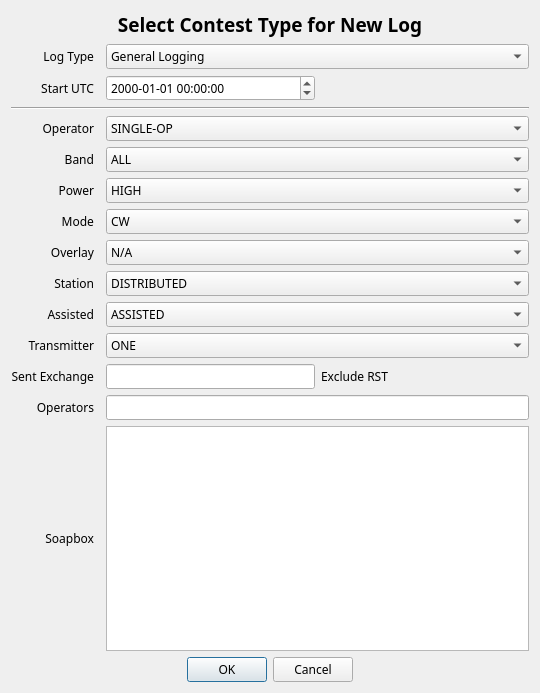
<?xml version="1.0" encoding="UTF-8"?>
<ui version="4.0">
 <class>Dialog</class>
 <widget class="QDialog" name="Dialog">
  <property name="geometry">
   <rect>
    <x>0</x>
    <y>0</y>
    <width>540</width>
    <height>693</height>
   </rect>
  </property>
  <property name="font">
   <font>
    <family>JetBrains Mono</family>
   </font>
  </property>
  <property name="windowTitle">
   <string>New Contest</string>
  </property>
  <layout class="QGridLayout" name="gridLayout">
   <item row="15" column="2" colspan="2">
    <widget class="QPlainTextEdit" name="soapbox">
     <property name="accessibleName">
      <string>Soap Box</string>
     </property>
     <property name="accessibleDescription">
      <string>The soap box</string>
     </property>
    </widget>
   </item>
   <item row="5" column="0">
    <widget class="QLabel" name="label_5">
     <property name="text">
      <string>Band</string>
     </property>
     <property name="alignment">
      <set>Qt::AlignRight|Qt::AlignTrailing|Qt::AlignVCenter</set>
     </property>
    </widget>
   </item>
   <item row="7" column="0">
    <widget class="QLabel" name="label_7">
     <property name="text">
      <string>Mode</string>
     </property>
     <property name="alignment">
      <set>Qt::AlignRight|Qt::AlignTrailing|Qt::AlignVCenter</set>
     </property>
    </widget>
   </item>
   <item row="2" column="0">
    <widget class="QLabel" name="label_3">
     <property name="text">
      <string>Start UTC</string>
     </property>
     <property name="alignment">
      <set>Qt::AlignRight|Qt::AlignTrailing|Qt::AlignVCenter</set>
     </property>
    </widget>
   </item>
   <item row="10" column="2" colspan="2">
    <widget class="QComboBox" name="assisted">
     <property name="accessibleName">
      <string>Assisted</string>
     </property>
     <property name="accessibleDescription">
      <string>Assisted category.</string>
     </property>
     <item>
      <property name="text">
       <string>ASSISTED</string>
      </property>
     </item>
     <item>
      <property name="text">
       <string>NON-ASSISTED</string>
      </property>
     </item>
    </widget>
   </item>
   <item row="12" column="2" rowspan="2">
    <widget class="QLineEdit" name="exchange">
     <property name="accessibleName">
      <string>Sent exchange</string>
     </property>
     <property name="accessibleDescription">
      <string>sent exchange, excluding r s t.</string>
     </property>
     <property name="styleSheet">
      <string notr="true">text-transform: uppercase;</string>
     </property>
    </widget>
   </item>
   <item row="7" column="2" colspan="2">
    <widget class="QComboBox" name="mode">
     <property name="accessibleName">
      <string>Operating mode</string>
     </property>
     <property name="accessibleDescription">
      <string>Mode category</string>
     </property>
     <item>
      <property name="text">
       <string>CW</string>
      </property>
     </item>
     <item>
      <property name="text">
       <string>SSB</string>
      </property>
     </item>
     <item>
      <property name="text">
       <string>RTTY</string>
      </property>
     </item>
     <item>
      <property name="text">
       <string>PSK</string>
      </property>
     </item>
     <item>
      <property name="text">
       <string>SSB+CW</string>
      </property>
     </item>
     <item>
      <property name="text">
       <string>DIGITAL</string>
      </property>
     </item>
     <item>
      <property name="text">
       <string>SSB+CW+DIGITAL</string>
      </property>
     </item>
     <item>
      <property name="text">
       <string>FM</string>
      </property>
     </item>
    </widget>
   </item>
   <item row="12" column="0" rowspan="2">
    <widget class="QLabel" name="label_12">
     <property name="text">
      <string>Sent Exchange</string>
     </property>
     <property name="alignment">
      <set>Qt::AlignRight|Qt::AlignTrailing|Qt::AlignVCenter</set>
     </property>
    </widget>
   </item>
   <item row="9" column="0">
    <widget class="QLabel" name="label_9">
     <property name="text">
      <string>Station</string>
     </property>
     <property name="alignment">
      <set>Qt::AlignRight|Qt::AlignTrailing|Qt::AlignVCenter</set>
     </property>
    </widget>
   </item>
   <item row="0" column="0" colspan="4">
    <widget class="QLabel" name="title">
     <property name="font">
      <font>
       <family>JetBrains Mono</family>
       <pointsize>14</pointsize>
       <bold>true</bold>
      </font>
     </property>
     <property name="text">
      <string>Select Contest Type for New Log</string>
     </property>
     <property name="alignment">
      <set>Qt::AlignCenter</set>
     </property>
    </widget>
   </item>
   <item row="1" column="2" colspan="2">
    <widget class="QComboBox" name="contest">
     <property name="accessibleName">
      <string>Contest Selector</string>
     </property>
     <property name="accessibleDescription">
      <string>Contest or log type.</string>
     </property>
     <item>
      <property name="text">
       <string>General Logging</string>
      </property>
     </item>
     <item>
      <property name="text">
       <string>10 10 FALL CW</string>
      </property>
     </item>
     <item>
      <property name="text">
       <string>10 10 SPRING CW</string>
      </property>
     </item>
     <item>
      <property name="text">
       <string>10 10 SUMMER PHONE</string>
      </property>
     </item>
     <item>
      <property name="text">
       <string>10 10 WINTER PHONE</string>
      </property>
     </item>
     <item>
      <property name="text">
       <string>ARRL 10M</string>
      </property>
     </item>
     <item>
      <property name="text">
       <string>ARRL DX CW</string>
      </property>
     </item>
     <item>
      <property name="text">
       <string>ARRL DX SSB</string>
      </property>
     </item>
     <item>
      <property name="text">
       <string>ARRL FIELD DAY</string>
      </property>
     </item>
     <item>
      <property name="text">
       <string>ARRL SS CW</string>
      </property>
     </item>
     <item>
      <property name="text">
       <string>ARRL SS PHONE</string>
      </property>
     </item>
     <item>
      <property name="text">
       <string>ARRL VHF JAN</string>
      </property>
     </item>
     <item>
      <property name="text">
       <string>ARRL VHF JUN</string>
      </property>
     </item>
     <item>
      <property name="text">
       <string>ARRL VHF SEP</string>
      </property>
     </item>
     <item>
      <property name="text">
       <string>CANADA DAY</string>
      </property>
     </item>
     <item>
      <property name="text">
       <string>CQ 160 CW</string>
      </property>
     </item>
     <item>
      <property name="text">
       <string>CQ 160 SSB</string>
      </property>
     </item>
     <item>
      <property name="text">
       <string>CQ WPX CW</string>
      </property>
     </item>
     <item>
      <property name="text">
       <string>CQ WPX SSB</string>
      </property>
     </item>
     <item>
      <property name="text">
       <string>CQ WW CW</string>
      </property>
     </item>
     <item>
      <property name="text">
       <string>CQ WW SSB</string>
      </property>
     </item>
     <item>
      <property name="text">
       <string>CWT</string>
      </property>
     </item>
     <item>
      <property name="text">
       <string>HELVETIA</string>
      </property>
     </item>
     <item>
      <property name="text">
       <string>ICWC MST</string>
      </property>
     </item>
     <item>
      <property name="text">
       <string>IARU HF</string>
      </property>
     </item>
     <item>
      <property name="text">
       <string>JIDX CW</string>
      </property>
     </item>
     <item>
      <property name="text">
       <string>JIDX PH</string>
      </property>
     </item>
     <item>
      <property name="text">
       <string>K1USN SST</string>
      </property>
     </item>
     <item>
      <property name="text">
       <string>NAQP CW</string>
      </property>
     </item>
     <item>
      <property name="text">
       <string>NAQP SSB</string>
      </property>
     </item>
     <item>
      <property name="text">
       <string>PHONE WEEKLY TEST</string>
      </property>
     </item>
     <item>
      <property name="text">
       <string>POTA</string>
      </property>
     </item>
     <item>
      <property name="text">
       <string>STEW PERRY TOPBAND</string>
      </property>
     </item>
     <item>
      <property name="text">
       <string>WEEKLY RTTY</string>
      </property>
     </item>
     <item>
      <property name="text">
       <string>WINTER FIELD DAY</string>
      </property>
     </item>
    </widget>
   </item>
   <item row="2" column="2">
    <widget class="QDateTimeEdit" name="dateTimeEdit">
     <property name="accessibleName">
      <string>Start of contest Date and U T C Time</string>
     </property>
     <property name="time">
      <time>
       <hour>0</hour>
       <minute>0</minute>
       <second>0</second>
      </time>
     </property>
     <property name="maximumDateTime">
      <datetime>
       <hour>7</hour>
       <minute>59</minute>
       <second>59</second>
       <year>10000</year>
       <month>1</month>
       <day>1</day>
      </datetime>
     </property>
     <property name="currentSection">
      <enum>QDateTimeEdit::YearSection</enum>
     </property>
     <property name="displayFormat">
      <string>yyyy-MM-dd HH:mm:ss</string>
     </property>
     <property name="timeSpec">
      <enum>Qt::UTC</enum>
     </property>
    </widget>
   </item>
   <item row="8" column="0">
    <widget class="QLabel" name="label_8">
     <property name="text">
      <string>Overlay</string>
     </property>
     <property name="alignment">
      <set>Qt::AlignRight|Qt::AlignTrailing|Qt::AlignVCenter</set>
     </property>
    </widget>
   </item>
   <item row="14" column="0">
    <widget class="QLabel" name="label_13">
     <property name="text">
      <string>Operators</string>
     </property>
     <property name="alignment">
      <set>Qt::AlignRight|Qt::AlignTrailing|Qt::AlignVCenter</set>
     </property>
    </widget>
   </item>
   <item row="10" column="0">
    <widget class="QLabel" name="label_10">
     <property name="text">
      <string>Assisted</string>
     </property>
     <property name="alignment">
      <set>Qt::AlignRight|Qt::AlignTrailing|Qt::AlignVCenter</set>
     </property>
    </widget>
   </item>
   <item row="1" column="0">
    <widget class="QLabel" name="label_2">
     <property name="text">
      <string>Log Type</string>
     </property>
     <property name="alignment">
      <set>Qt::AlignRight|Qt::AlignTrailing|Qt::AlignVCenter</set>
     </property>
    </widget>
   </item>
   <item row="2" column="3">
    <spacer name="horizontalSpacer">
     <property name="orientation">
      <enum>Qt::Horizontal</enum>
     </property>
     <property name="sizeHint" stdset="0">
      <size>
       <width>40</width>
       <height>20</height>
      </size>
     </property>
    </spacer>
   </item>
   <item row="4" column="2" colspan="2">
    <widget class="QComboBox" name="operator_class">
     <property name="accessibleName">
      <string>Operator Category</string>
     </property>
     <property name="accessibleDescription">
      <string>Operator category.</string>
     </property>
     <item>
      <property name="text">
       <string>SINGLE-OP</string>
      </property>
     </item>
     <item>
      <property name="text">
       <string>MULTI-OP</string>
      </property>
     </item>
     <item>
      <property name="text">
       <string>CHECKLOG</string>
      </property>
     </item>
    </widget>
   </item>
   <item row="6" column="2" colspan="2">
    <widget class="QComboBox" name="power">
     <property name="accessibleName">
      <string>Power Category</string>
     </property>
     <property name="accessibleDescription">
      <string>Power category</string>
     </property>
     <item>
      <property name="text">
       <string>HIGH</string>
      </property>
     </item>
     <item>
      <property name="text">
       <string>LOW</string>
      </property>
     </item>
     <item>
      <property name="text">
       <string>QRP</string>
      </property>
     </item>
    </widget>
   </item>
   <item row="11" column="0">
    <widget class="QLabel" name="label_11">
     <property name="text">
      <string>Transmitter</string>
     </property>
     <property name="alignment">
      <set>Qt::AlignRight|Qt::AlignTrailing|Qt::AlignVCenter</set>
     </property>
    </widget>
   </item>
   <item row="15" column="0">
    <widget class="QLabel" name="label_14">
     <property name="text">
      <string>Soapbox</string>
     </property>
     <property name="alignment">
      <set>Qt::AlignRight|Qt::AlignTrailing|Qt::AlignVCenter</set>
     </property>
    </widget>
   </item>
   <item row="6" column="0">
    <widget class="QLabel" name="label_6">
     <property name="text">
      <string>Power</string>
     </property>
     <property name="alignment">
      <set>Qt::AlignRight|Qt::AlignTrailing|Qt::AlignVCenter</set>
     </property>
    </widget>
   </item>
   <item row="11" column="2" colspan="2">
    <widget class="QComboBox" name="transmitter">
     <property name="accessibleName">
      <string>Transmitter</string>
     </property>
     <property name="accessibleDescription">
      <string>Transmitter category.</string>
     </property>
     <item>
      <property name="text">
       <string>ONE</string>
      </property>
     </item>
     <item>
      <property name="text">
       <string>TWO</string>
      </property>
     </item>
     <item>
      <property name="text">
       <string>LIMITED</string>
      </property>
     </item>
     <item>
      <property name="text">
       <string>UNLIMITED</string>
      </property>
     </item>
     <item>
      <property name="text">
       <string>SWL</string>
      </property>
     </item>
    </widget>
   </item>
   <item row="5" column="2" colspan="2">
    <widget class="QComboBox" name="band">
     <property name="accessibleName">
      <string>Band Category</string>
     </property>
     <property name="accessibleDescription">
      <string>Band category.</string>
     </property>
     <item>
      <property name="text">
       <string>ALL</string>
      </property>
     </item>
     <item>
      <property name="text">
       <string>160M</string>
      </property>
     </item>
     <item>
      <property name="text">
       <string>80M</string>
      </property>
     </item>
     <item>
      <property name="text">
       <string>40M</string>
      </property>
     </item>
     <item>
      <property name="text">
       <string>20M</string>
      </property>
     </item>
     <item>
      <property name="text">
       <string>15M</string>
      </property>
     </item>
     <item>
      <property name="text">
       <string>10M</string>
      </property>
     </item>
     <item>
      <property name="text">
       <string>6M</string>
      </property>
     </item>
     <item>
      <property name="text">
       <string>2M</string>
      </property>
     </item>
     <item>
      <property name="text">
       <string>222</string>
      </property>
     </item>
     <item>
      <property name="text">
       <string>432</string>
      </property>
     </item>
     <item>
      <property name="text">
       <string>902</string>
      </property>
     </item>
     <item>
      <property name="text">
       <string>1.2G</string>
      </property>
     </item>
     <item>
      <property name="text">
       <string>2.3G</string>
      </property>
     </item>
     <item>
      <property name="text">
       <string>3.4G</string>
      </property>
     </item>
     <item>
      <property name="text">
       <string>5.7G</string>
      </property>
     </item>
     <item>
      <property name="text">
       <string>10G</string>
      </property>
     </item>
     <item>
      <property name="text">
       <string>24G</string>
      </property>
     </item>
     <item>
      <property name="text">
       <string>47G</string>
      </property>
     </item>
     <item>
      <property name="text">
       <string>75G</string>
      </property>
     </item>
     <item>
      <property name="text">
       <string>119G</string>
      </property>
     </item>
     <item>
      <property name="text">
       <string>142G</string>
      </property>
     </item>
     <item>
      <property name="text">
       <string>241G</string>
      </property>
     </item>
     <item>
      <property name="text">
       <string>LIGHT</string>
      </property>
     </item>
     <item>
      <property name="text">
       <string>VHF-3-BAND</string>
      </property>
     </item>
     <item>
      <property name="text">
       <string>VHF-FM-ONLY</string>
      </property>
     </item>
    </widget>
   </item>
   <item row="12" column="3" rowspan="2">
    <widget class="QLabel" name="label_15">
     <property name="text">
      <string>Exclude RST</string>
     </property>
    </widget>
   </item>
   <item row="8" column="2" colspan="2">
    <widget class="QComboBox" name="overlay">
     <property name="accessibleName">
      <string>Overlay category</string>
     </property>
     <property name="accessibleDescription">
      <string>Overlay category</string>
     </property>
     <item>
      <property name="text">
       <string>N/A</string>
      </property>
     </item>
     <item>
      <property name="text">
       <string>CLASSIC</string>
      </property>
     </item>
     <item>
      <property name="text">
       <string>NOVICE-TECH</string>
      </property>
     </item>
     <item>
      <property name="text">
       <string>OVER-50</string>
      </property>
     </item>
     <item>
      <property name="text">
       <string>ROOKIE</string>
      </property>
     </item>
     <item>
      <property name="text">
       <string>TB-WIRES</string>
      </property>
     </item>
     <item>
      <property name="text">
       <string>YOUTH</string>
      </property>
     </item>
     <item>
      <property name="text">
       <string>YL</string>
      </property>
     </item>
    </widget>
   </item>
   <item row="14" column="2" colspan="2">
    <widget class="QLineEdit" name="operators">
     <property name="accessibleName">
      <string>Operators</string>
     </property>
     <property name="accessibleDescription">
      <string>operators in contest.</string>
     </property>
     <property name="styleSheet">
      <string notr="true">text-transform: uppercase;</string>
     </property>
    </widget>
   </item>
   <item row="4" column="0">
    <widget class="QLabel" name="label_4">
     <property name="text">
      <string>Operator</string>
     </property>
     <property name="alignment">
      <set>Qt::AlignRight|Qt::AlignTrailing|Qt::AlignVCenter</set>
     </property>
    </widget>
   </item>
   <item row="9" column="2" colspan="2">
    <widget class="QComboBox" name="station">
     <property name="accessibleName">
      <string>Station type</string>
     </property>
     <property name="accessibleDescription">
      <string>Station type.</string>
     </property>
     <item>
      <property name="text">
       <string>DISTRIBUTED</string>
      </property>
     </item>
     <item>
      <property name="text">
       <string>EXPEDITION</string>
      </property>
     </item>
     <item>
      <property name="text">
       <string>FIXED</string>
      </property>
     </item>
     <item>
      <property name="text">
       <string>HQ</string>
      </property>
     </item>
     <item>
      <property name="text">
       <string>MOBILE</string>
      </property>
     </item>
     <item>
      <property name="text">
       <string>PORTABLE</string>
      </property>
     </item>
     <item>
      <property name="text">
       <string>ROVER</string>
      </property>
     </item>
     <item>
      <property name="text">
       <string>ROVER-LIMITED</string>
      </property>
     </item>
     <item>
      <property name="text">
       <string>ROVER-UNLIMITED</string>
      </property>
     </item>
     <item>
      <property name="text">
       <string>SCHOOL</string>
      </property>
     </item>
    </widget>
   </item>
   <item row="16" column="0" colspan="4">
    <widget class="QDialogButtonBox" name="buttonBox">
     <property name="orientation">
      <enum>Qt::Horizontal</enum>
     </property>
     <property name="standardButtons">
      <set>QDialogButtonBox::StandardButton::Cancel|QDialogButtonBox::StandardButton::Ok</set>
     </property>
     <property name="centerButtons">
      <bool>true</bool>
     </property>
    </widget>
   </item>
   <item row="3" column="0" colspan="4">
    <widget class="Line" name="line">
     <property name="minimumSize">
      <size>
       <width>0</width>
       <height>0</height>
      </size>
     </property>
     <property name="orientation">
      <enum>Qt::Horizontal</enum>
     </property>
    </widget>
   </item>
  </layout>
 </widget>
 <tabstops>
  <tabstop>contest</tabstop>
  <tabstop>dateTimeEdit</tabstop>
  <tabstop>operator_class</tabstop>
  <tabstop>band</tabstop>
  <tabstop>power</tabstop>
  <tabstop>mode</tabstop>
  <tabstop>overlay</tabstop>
  <tabstop>station</tabstop>
  <tabstop>assisted</tabstop>
  <tabstop>transmitter</tabstop>
  <tabstop>exchange</tabstop>
  <tabstop>operators</tabstop>
  <tabstop>soapbox</tabstop>
 </tabstops>
 <resources/>
 <connections>
  <connection>
   <sender>buttonBox</sender>
   <signal>accepted()</signal>
   <receiver>Dialog</receiver>
   <slot>accept()</slot>
   <hints>
    <hint type="sourcelabel">
     <x>248</x>
     <y>254</y>
    </hint>
    <hint type="destinationlabel">
     <x>157</x>
     <y>274</y>
    </hint>
   </hints>
  </connection>
  <connection>
   <sender>buttonBox</sender>
   <signal>rejected()</signal>
   <receiver>Dialog</receiver>
   <slot>reject()</slot>
   <hints>
    <hint type="sourcelabel">
     <x>316</x>
     <y>260</y>
    </hint>
    <hint type="destinationlabel">
     <x>286</x>
     <y>274</y>
    </hint>
   </hints>
  </connection>
 </connections>
</ui>
